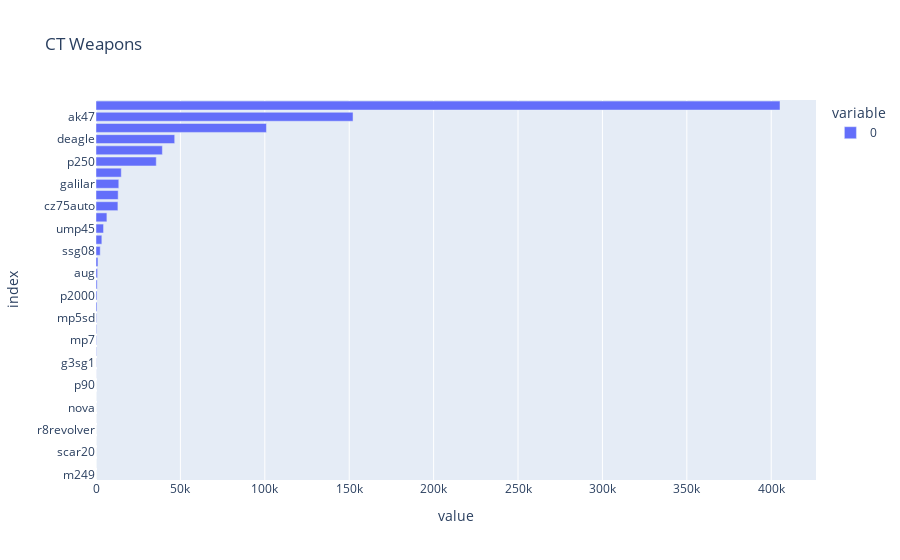
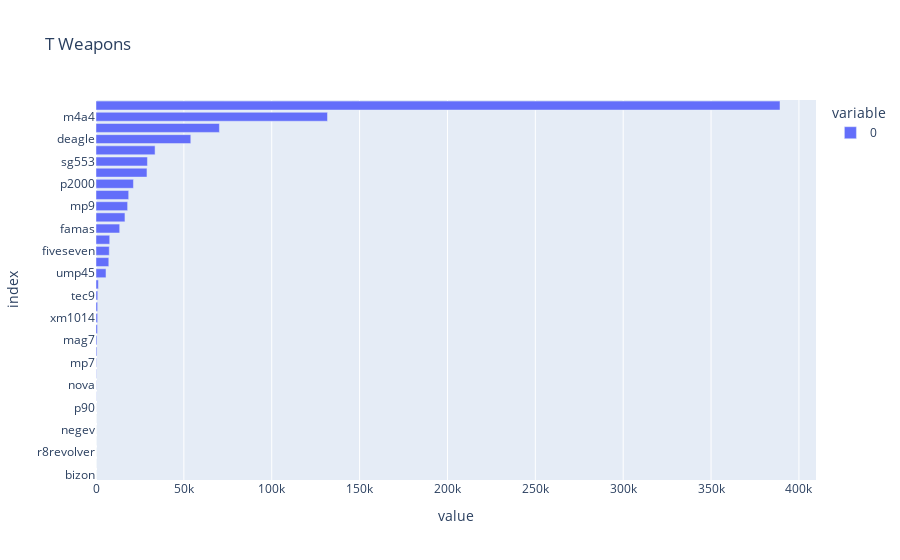

The notebook cell saved with these charts, in order:
### Code cell
# Weapons Percentage
weapons = [
    "ct_weapon_ak47",
    "t_weapon_ak47",
    "ct_weapon_aug",
    "t_weapon_aug",
    "ct_weapon_awp",
    "t_weapon_awp",
    "ct_weapon_bizon",
    "t_weapon_bizon",
    "ct_weapon_cz75auto",
    "t_weapon_cz75auto",
    "ct_weapon_elite",
    "t_weapon_elite",
    "ct_weapon_famas",
    "t_weapon_famas",
    "ct_weapon_g3sg1",
    "t_weapon_g3sg1",
    "ct_weapon_galilar",
    "t_weapon_galilar",
    "ct_weapon_glock",
    "t_weapon_glock",
    "ct_weapon_m249",
    "t_weapon_m249",
    "ct_weapon_m4a1s",
    "t_weapon_m4a1s",
    "ct_weapon_m4a4",
    "t_weapon_m4a4",
    "ct_weapon_mac10",
    "t_weapon_mac10",
    "ct_weapon_mag7",
    "t_weapon_mag7",
    "ct_weapon_mp5sd",
    "t_weapon_mp5sd",
    "ct_weapon_mp7",
    "t_weapon_mp7",
    "ct_weapon_mp9",
    "t_weapon_mp9",
    "ct_weapon_negev",
    "t_weapon_negev",
    "ct_weapon_nova",
    "t_weapon_nova",
    "ct_weapon_p90",
    "t_weapon_p90",
    "ct_weapon_r8revolver",
    "t_weapon_r8revolver",
    "ct_weapon_sawedoff",
    "t_weapon_sawedoff",
    "ct_weapon_scar20",
    "t_weapon_scar20",
    "ct_weapon_sg553",
    "t_weapon_sg553",
    "ct_weapon_ssg08",
    "t_weapon_ssg08",
    "ct_weapon_ump45",
    "t_weapon_ump45",
    "ct_weapon_xm1014",
    "t_weapon_xm1014",
    "ct_weapon_deagle",
    "t_weapon_deagle",
    "ct_weapon_fiveseven",
    "t_weapon_fiveseven",
    "ct_weapon_usps",
    "t_weapon_usps",
    "ct_weapon_p250",
    "t_weapon_p250",
    "ct_weapon_p2000",
    "t_weapon_p2000",
    "ct_weapon_tec9",
    "t_weapon_tec9",
]

t_weapons = list(filter(lambda el: el[0:1] == "t", weapons))
display(
    assemble_df_weapons(all_data, t_weapons)
    .sum()
    .sort_values(ascending=True)
    .plot.barh(title="CT Weapons")
)
ct_weapons = list(filter(lambda el: el[0:2] == "ct", weapons))
display(
    assemble_df_weapons(all_data, ct_weapons)
    .sum()
    .sort_values(ascending=True)
    .plot.barh(title="T Weapons")
)

### Figure 1 — Plotly figure (JSON) as saved in the notebook; plotly's stock layout.template omitted (floating-point values rounded to 4 significant figures)
{"data": [{"alignmentgroup": "True", "hovertemplate": "variable=0<br>value=%{x}<br>index=%{y}<extra></extra>", "legendgroup": "0", "marker": {"color": "#636efa", "pattern": {"shape": ""}}, "name": "0", "offsetgroup": "0", "orientation": "h", "showlegend": true, "textposition": "auto", "type": "bar", "x": [0, 1, 1, 6, 7, 10, 13, 17, 19, 32, 97, 217, 239, 334, 337, 580, 604, 691, 935, 1149, 2502, 3467, 4464, 6455, 12982, 13136, 13502, 14983, 35697, 39317, 46622, 100981, 152269, 405201], "xaxis": "x", "y": ["m249", "negev", "scar20", "mag7", "r8revolver", "bizon", "nova", "sawedoff", "p90", "xm1014", "g3sg1", "elite", "mp7", "m4a1s", "mp5sd", "famas", "p2000", "mp9", "aug", "fiveseven", "ssg08", "tec9", "ump45", "m4a4", "cz75auto", "mac10", "galilar", "usps", "p250", "awp", "deagle", "sg553", "ak47", "glock"], "yaxis": "y"}], "layout": {"autosize": true, "barmode": "relative", "legend": {"title": {"text": "variable"}, "tracegroupgap": 0}, "title": {"text": "CT Weapons"}, "xaxis": {"anchor": "y", "autorange": true, "domain": [0, 1], "range": [0, 426500.0], "title": {"text": "value"}, "type": "linear"}, "yaxis": {"anchor": "x", "autorange": true, "domain": [0, 1], "range": [-0.5, 33.5], "title": {"text": "index"}, "type": "category"}}}

### Figure 2 — Plotly figure (JSON) as saved in the notebook; plotly's stock layout.template omitted (floating-point values rounded to 4 significant figures)
{"data": [{"alignmentgroup": "True", "hovertemplate": "variable=0<br>value=%{x}<br>index=%{y}<extra></extra>", "legendgroup": "0", "marker": {"color": "#636efa", "pattern": {"shape": ""}}, "name": "0", "offsetgroup": "0", "orientation": "h", "showlegend": true, "textposition": "auto", "type": "bar", "x": [0, 0, 0, 0, 0, 1, 20, 88, 120, 179, 249, 491, 539, 847, 925, 925, 994, 1352, 5683, 7284, 7559, 7812, 13482, 16478, 17994, 18605, 21305, 29008, 29274, 33614, 53943, 70226, 131742, 389238], "xaxis": "x", "y": ["bizon", "sawedoff", "r8revolver", "g3sg1", "negev", "m249", "p90", "scar20", "nova", "mp5sd", "mp7", "elite", "mag7", "glock", "xm1014", "mac10", "tec9", "galilar", "ump45", "ssg08", "fiveseven", "m4a1s", "famas", "aug", "mp9", "cz75auto", "p2000", "p250", "sg553", "ak47", "deagle", "awp", "m4a4", "usps"], "yaxis": "y"}], "layout": {"autosize": true, "barmode": "relative", "legend": {"title": {"text": "variable"}, "tracegroupgap": 0}, "title": {"text": "T Weapons"}, "xaxis": {"anchor": "y", "autorange": true, "domain": [0, 1], "range": [0, 409700.0], "title": {"text": "value"}, "type": "linear"}, "yaxis": {"anchor": "x", "autorange": true, "domain": [0, 1], "range": [-0.5, 33.5], "title": {"text": "index"}, "type": "category"}}}
